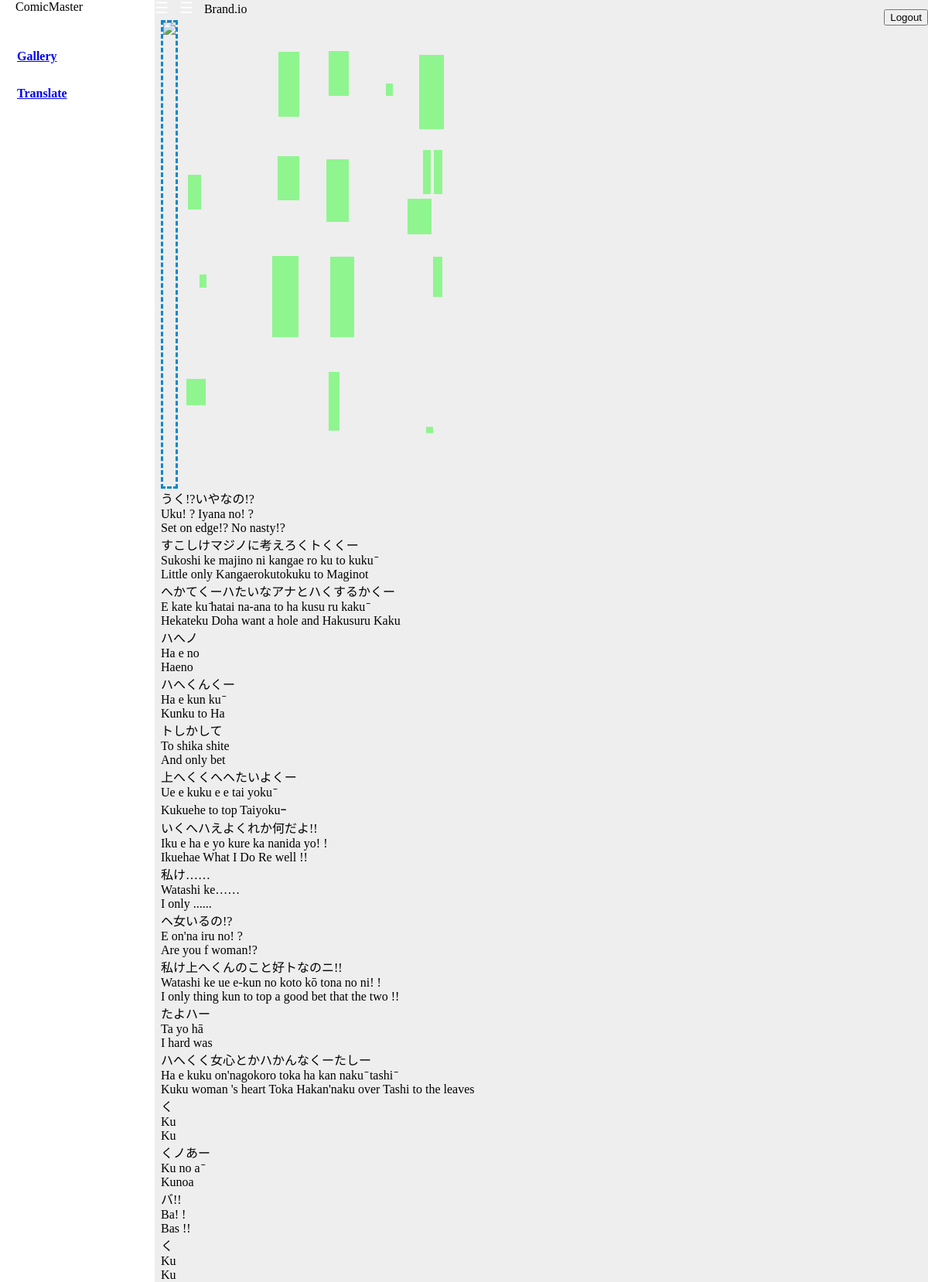
Screenshot of /image/2 (signed in) with the database file from the repository.
### app/database/textarea.py (models this page shows)
class TextArea (db.Model):
    id = db.Column(db.Integer, primary_key=True, nullable=False)
    minx = db.Column(db.Integer, nullable=False)
    miny = db.Column(db.Integer, nullable=False)
    maxx = db.Column(db.Integer, nullable=False)
    maxy = db.Column(db.Integer, nullable=False)
    jtext = db.Column(db.String(50), nullable=True)
    romaji = db.Column(db.String(50), nullable=True)
    etext = db.Column(db.String(50), nullable=True)
    roidata = db.Column(db.LargeBinary)
    image_id = db.Column(db.Integer, db.ForeignKey('image.id'))

### app/imageviews.py (the view)
@app.route("/image/<int:imageid>", methods=["GET"])
@login_required
def getimageboxes(imageid):
    imagedata = getimage(imageid)
    return render_template("index.html", boxes=imagedata, imageid=imageid, withimage=True)

### app/database/image.py (called while the page is built)
def getimage(imageid):
    image = Image.query.get(int(imageid))
    return image.textareas

### app/database/user.py (called while the page is built)
def getuserbyid(user_id):
    user = User.query.get(int(user_id))
    return user

### app/userviews.py (called while the page is built)
@login_manager.user_loader
def load_user(user_id):
    return getuserbyid(user_id)

### app/templates/index.html (shortened to what this page needs)
<!doctype html>
<html>
  <head>
    <link href="https://cdn.muicss.com/mui-latest/css/mui.min.css" rel="stylesheet" type="text/css" />
    <link href="{{ url_for('static', filename='static/style.css') }}" rel="stylesheet" type="text/css" />
    <link rel="stylesheet" href="//code.jquery.com/ui/1.12.1/themes/base/jquery-ui.css">
  </head>
  <body>
    <div id="sidedrawer" class="mui--no-user-select">
      <div id="sidedrawer-brand" class="mui--appbar-line-height">
        <span class="mui--text-title">ComicMaster</span>
      </div>
      <ul>
        <li><a href="/gallery"><strong>Gallery</strong></a></li>
        <li><a href="/image"><strong>Translate</strong></a></li>
      </ul>
    </div>
    <header id="header">
      <div class="mui-appbar mui--appbar-line-height">
        <div class="mui-container-fluid">
          <a class="sidedrawer-toggle mui--visible-xs-inline-block mui--visible-sm-inline-block js-show-sidedrawer">☰</a>
          <a class="sidedrawer-toggle mui--hidden-xs mui--hidden-sm js-hide-sidedrawer">☰</a>
          <span class="mui--text-title mui--visible-xs-inline-block mui--visible-sm-inline-block">Brand.io</span>
          <a href="/user/logout"><button class="mui-btn" style="float:right;margin-top:12px;margin-left:15px" >Logout</button></a>
        </div>
      </div>
    </header>
    <div id="content-wrapper" style="padding-bottom:0px">
      <div class="mui-container-fluid">
        <br>
        <div class="mui-row">
          <div class="mui-col-md-4">
            <div class="mui-panel">
              <div id="dropZone" class="img-overlay-wrap">
                {% if withimage %}
                <img src="/imagefile/{{ imageid }}">
				<svg width="403" height="600" >
				  {% for box in boxes %}
					<polygon points="{{box.minx}},{{box.miny}} {{box.maxx}},{{box.miny}} {{box.maxx}},{{box.maxy}} {{box.minx}},{{box.maxy}}" title="{{ box.jtext }}" />
                  {% endfor %}
				</svg>
                {% else %}
                <h1>Drag & Drop Files...</h1>
					<form method="POST" action="/image" enctype="multipart/form-data">
						<input type="file" name="file" autocomplete="off" required>
						<input type="submit" value="Submit">
					</form>
                {% endif %}
              </div>
            </div>
          </div>
          {% if withimage %}
          {% for box in boxes %}
          <div class="mui-col-md-8" style="padding:0px">
            <div class="mui-col-md-4">
              <div class="mui-panel">
                {{ box.jtext }}
              </div>
            </div>
            <div class="mui-col-md-4">
              <div class="mui-panel">
                {{ box.romaji }}
              </div>
            </div>
            <div class="mui-col-md-4">
              <div class="mui-panel">
                {{ box.etext }}
              </div>
            </div>
          </div>
          {% endfor %}
          {% endif %}
        </div>
      </div>
    </div>
  </body>
</html>

### app/static/static/style.css (style rules this page uses)
html, body { height: 100%; background-color: #eee; }
html, body, input, textarea, buttons { -webkit-font-smoothing: antialiased; -moz-osx-font-smoothing: grayscale; text-shadow: 1px 1px 1px rgba(0, 0, 0, 0.004); }
#header { position: fixed; top: 0; right: 0; left: 0; z-index: 2; transition: left 0.2s; }
#sidedrawer { position: fixed; top: 0; bottom: 0; width: 200px; left: -200px; overflow: auto; z-index: 2; background-color: #fff; transition: transform 0.2s; }
#content-wrapper { min-height: 100%; overflow-x: hidden; margin-left: 0px; transition: margin-left 0.2s; box-sizing: border-box; margin-bottom: -160px; padding-bottom: 160px; }
@media (min-width: 768px) { #header { left: 200px; } }
@media (min-width: 768px) { #sidedrawer { transform: translate(200px); } }
@media (min-width: 768px) { #content-wrapper { margin-left: 200px; } }
.sidedrawer-toggle { color: #fff; cursor: pointer; font-size: 20px; line-height: 20px; margin-right: 10px; }
#sidedrawer-brand { padding-left: 20px; }
#sidedrawer ul { list-style: none; }
#sidedrawer > ul { padding-left: 0px; }
#sidedrawer > ul > li:first-child { padding-top: 15px; }
#sidedrawer strong { display: block; padding: 15px 22px; cursor: pointer; }

### app/templates/index.html (style rules this page uses)
#dropZone { border: 3px dashed #0088cc; width: auto; height: 600px; }
.img-overlay-wrap { position: relative; display: inline-block; transition: transform 150ms ease-in-out; }
.img-overlay-wrap svg { position: absolute; top: 0; left: 0; }

### rows the page displays
TextArea: jtext "うく!?いやなの!?", romaji "Uku! ? Iyana no! ?", etext "Set on edge!? No nasty!?"
TextArea: jtext "すこしけマジノに考えろくトくくー", romaji "Sukoshi ke majino ni kangae ro ku to kuku ̄", etext "Little only Kangaerokutokuku to Maginot"
TextArea: jtext "へかてくーハたいなアナとハくするかくー", romaji "E kate ku ̄hatai na-ana to ha kusu ru kaku ̄", etext "Hekateku Doha want a hole and Hakusuru Kaku"
TextArea: jtext "ハへノ", romaji "Ha e no", etext "Haeno"
TextArea: jtext "ハへくんくー", romaji "Ha e kun ku ̄", etext "Kunku to Ha"
TextArea: jtext "トしかして", romaji "To shika shite", etext "And only bet"
TextArea: jtext "上へくくへヘたいよくー", romaji "Ue e kuku e e tai yoku ̄", etext "Kukuehe to top Taiyokuｰ"
TextArea: jtext "いくへハえよくれか何だよ!!", romaji "Iku e ha e yo kure ka nanida yo! !", etext "Ikuehae What I Do Re well !!"
TextArea: jtext "私け……", romaji "Watashi ke……", etext "I only ......"
TextArea: jtext "ヘ女いるの!?", romaji "E on'na iru no! ?", etext "Are you f woman!?"
TextArea: jtext "私け上へくんのこと好トなのニ!!", romaji "Watashi ke ue e-kun no koto kō tona no ni! !", etext "I only thing kun to top a good bet that the two !!"
TextArea: jtext "たよハー", romaji "Ta yo hā", etext "I hard was"
TextArea: jtext "ハへくく女心とかハかんなくーたしー", romaji "Ha e kuku on'nagokoro toka ha kan naku ̄ tashi ̄", etext "Kuku woman 's heart Toka Hakan'naku over Tashi to the leaves"
TextArea: jtext "く", romaji "Ku", etext "Ku"
TextArea: jtext "くノあー", romaji "Ku no a ̄", etext "Kunoa"
TextArea: jtext "バ!!", romaji "Ba! !", etext "Bas !!"
TextArea: jtext "く", romaji "Ku", etext "Ku"
